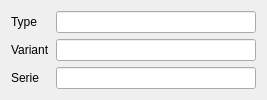
<?xml version="1.0" encoding="UTF-8"?>
<ui version="4.0">
 <class>mdtClVehicleTypeEditor</class>
 <widget class="QWidget" name="mdtClVehicleTypeEditor">
  <property name="geometry">
   <rect>
    <x>0</x>
    <y>0</y>
    <width>257</width>
    <height>91</height>
   </rect>
  </property>
  <property name="windowTitle">
   <string>Form</string>
  </property>
  <layout class="QFormLayout" name="formLayout">
   <item row="0" column="0">
    <widget class="QLabel" name="lb_Type">
     <property name="text">
      <string>Type</string>
     </property>
    </widget>
   </item>
   <item row="0" column="1">
    <widget class="QLineEdit" name="fld_Type">
     <property name="maximumSize">
      <size>
       <width>200</width>
       <height>16777215</height>
      </size>
     </property>
    </widget>
   </item>
   <item row="1" column="0">
    <widget class="QLabel" name="lb_SubType">
     <property name="text">
      <string>Variant</string>
     </property>
    </widget>
   </item>
   <item row="1" column="1">
    <widget class="QLineEdit" name="fld_SubType">
     <property name="minimumSize">
      <size>
       <width>200</width>
       <height>0</height>
      </size>
     </property>
     <property name="maximumSize">
      <size>
       <width>200</width>
       <height>16777215</height>
      </size>
     </property>
    </widget>
   </item>
   <item row="2" column="0">
    <widget class="QLabel" name="lb_SeriesNumber">
     <property name="text">
      <string>Serie</string>
     </property>
    </widget>
   </item>
   <item row="2" column="1">
    <widget class="QLineEdit" name="fld_SeriesNumber">
     <property name="maximumSize">
      <size>
       <width>200</width>
       <height>16777215</height>
      </size>
     </property>
    </widget>
   </item>
  </layout>
 </widget>
 <resources/>
 <connections/>
</ui>
